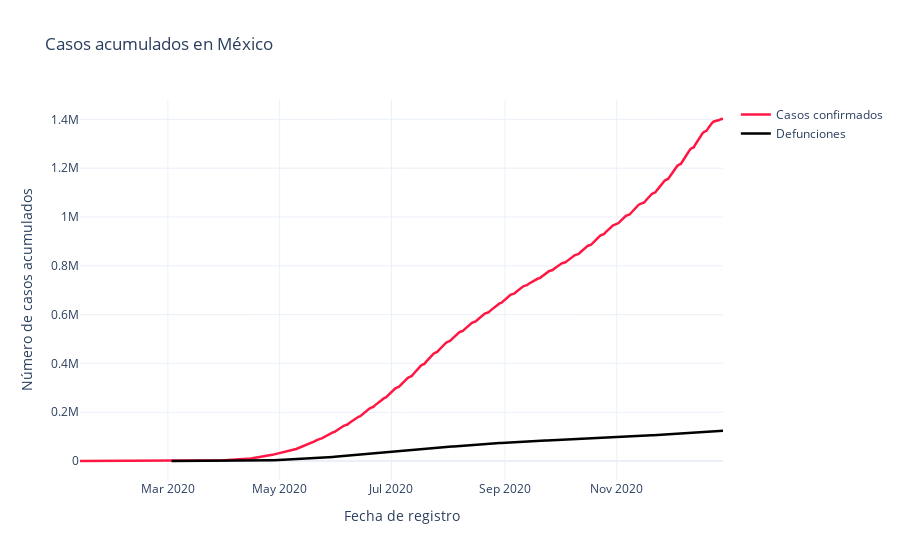

Write notebook code for a chart like this one.
### Code cell
# Ploting the commulative confirmed and deaths cases ...

def acum_plot(x_conf_data, y_conf_data, x_def_data, y_def_data, region ):
    fig_acum = go.Figure()

    fig_acum.add_trace(go.Scatter(x = x_conf_data, y = y_conf_data,
                    mode = "lines" , line = dict(color = "#ff1744", width = 2.5), name = "Casos confirmados" ))

    fig_acum.add_trace(go.Scatter(x = x_def_data, y = y_def_data,
                    mode = "lines", line = dict(color = "black", width = 2.5), name = "Defunciones "))

    fig_acum.update_xaxes(title = "Fecha de registro")
    fig_acum.update_yaxes(title = "Número de casos acumulados")
    fig_acum.update_layout(title = "Casos acumulados en " + region )
    fig_acum.show()


# fig_acum = go.Figure()

# fig_acum.add_trace(go.Scatter(x = confirmados_por_fecha["fecha_ingreso"], y = confirmados_por_fecha["casos_acumulados"],
#                     mode = "lines" , line = dict(color = "#ff1744", width = 2.5), name = "Casos confirmados" ))

# fig_acum.add_trace(go.Scatter(x = defunciones_por_fecha["fecha_defuncion"], y = defunciones_por_fecha["defunciones_acumuladas"],
#                     mode = "lines", line = dict(color = "black", width = 2.5), name = "Defunciones "))



# fig_acum.update_xaxes(title = "Fecha de registro")
# fig_acum.update_yaxes(title = "Número de casos acumulados")
# fig_acum.update_layout(title = "Casos acumulados en México")
# fig_acum.show()

acum_plot(confirmados_por_fecha["fecha_ingreso"],confirmados_por_fecha["casos_acumulados"],
            defunciones_por_fecha["fecha_defuncion"], defunciones_por_fecha["defunciones_acumuladas"], region = "México" )

### Figure 1 — Plotly figure (JSON) as saved in the notebook; plotly's stock layout.template omitted (floating-point values rounded to 4 significant figures; data arrays with more than 128 entries replaced by an {"elided": "..."} marker saying what was removed)
{"data": [{"line": {"color": "#ff1744", "width": 2.5}, "mode": "lines", "name": "Casos confirmados", "type": "scatter", "x": {"elided": "311 str values"}, "y": {"elided": "311 int values"}}, {"line": {"color": "black", "width": 2.5}, "mode": "lines", "name": "Defunciones ", "type": "scatter", "x": {"elided": "288 str values"}, "y": {"elided": "288 int values"}}], "layout": {"title": {"text": "Casos acumulados en México"}, "xaxis": {"title": {"text": "Fecha de registro"}}, "yaxis": {"title": {"text": "Número de casos acumulados"}}}}
